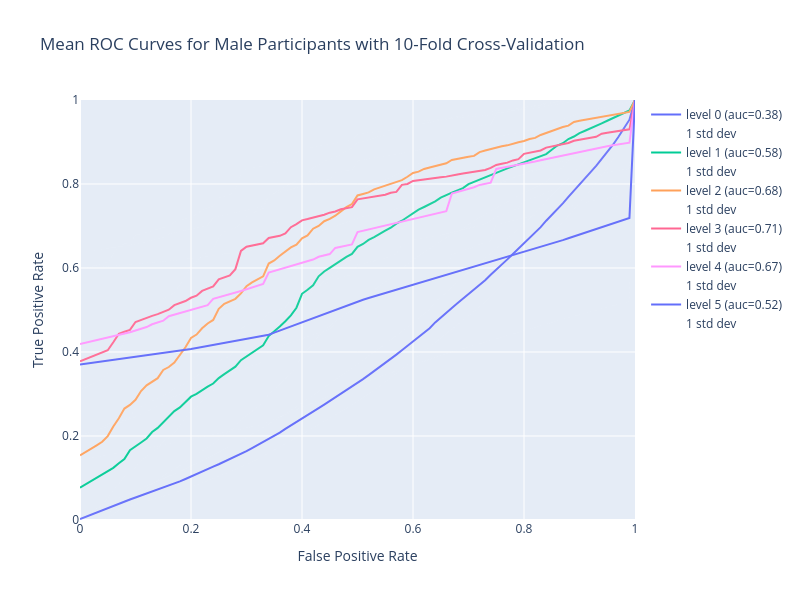
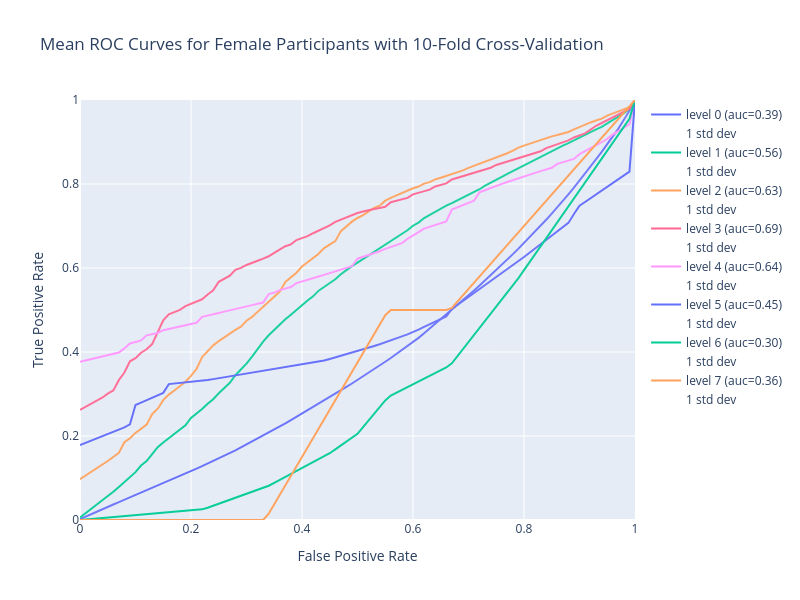

Source (notebook cell) for these figures, in order:
### Code cell
# Plot male data
fig_male = go.Figure()

aucs_by_level = defaultdict(list)

for lvl in MALE_k_likelihoods_by_level_by_tree_by_person:

    # Store ROC values for each level to compute mean and thresholds
    tprs = []
    aucs = []
    mean_fpr = np.linspace(0, 1, 101)

    for tp_idx in range(len(MALE_k_likelihoods_by_level_by_tree_by_person[lvl])):
        this_level_this_tree_aucs = []
        y_prob = MALE_k_likelihoods_by_level_by_tree_by_person[lvl][tp_idx]
        y_test = MALE_k_actual_accuracies_by_level_by_tree_by_person[lvl][tp_idx]
        
        # gonna be illegal to do ROC
        if len(y_test) == 0 or len(set(y_test)) == 1:
            continue

        fpr, tpr, _ = roc_curve(y_test, y_prob)
        roc_auc = roc_auc_score(y_test, y_prob)
        aucs.append(roc_auc)
        this_level_this_tree_aucs.append(roc_auc)

        # Interpolate TPRs over the mean FPR
        tpr_interp = np.interp(mean_fpr, fpr, tpr)
        tprs.append(tpr_interp)

        if len(this_level_this_tree_aucs) > 0:
            aucs_by_level[lvl].append(np.mean(this_level_this_tree_aucs))
    
    if len(tprs) == 0: continue

    # Calculate the mean and standard deviation of the TPRs
    mean_tpr = np.mean(tprs, axis=0)
    std_tpr = np.std(tprs, axis=0)

    # Calculate the upper and lower bounds of the shaded area (mean ± 1 std dev)
    tpr_upper = np.minimum(mean_tpr + .5*std_tpr, 1)
    tpr_lower = np.maximum(mean_tpr - .5*std_tpr, 0)   

    # Plot mean ROC curve
    fig_male.add_trace(go.Scatter(
        x=mean_fpr, y=mean_tpr,
        mode='lines',
        line=dict(width=2),
        name=f"level {lvl} (auc={np.mean(aucs):0.2f})"
    ))

    # Plot the shadow (error band)
    fig_male.add_trace(go.Scatter(
        x=np.concatenate([mean_fpr, mean_fpr[::-1]]),
        y=np.concatenate([tpr_upper, tpr_lower[::-1]]),
        fill='toself',
        opacity=0.05,
        line=dict(color='rgba(255,255,255,0)'),
        hoverinfo="skip",
        name='1 std dev'
    ))

# Customize layout
fig_male.update_layout(
    title=f"Mean ROC Curves for Male Participants with {K_FOLD}-Fold Cross-Validation",
    xaxis_title="False Positive Rate",
    yaxis_title="True Positive Rate", 
    xaxis=dict(range=[0, 1]),
    yaxis=dict(range=[0, 1]),
    showlegend=True,
    width=800,
    height=600
)

# Show male plot
fig_male.show()

# Plot female data 
fig_female = go.Figure()

aucs_by_level = defaultdict(list)

for lvl in FEMALE_k_likelihoods_by_level_by_tree_by_person:

    # Store ROC values for each level to compute mean and thresholds
    tprs = []
    aucs = []
    mean_fpr = np.linspace(0, 1, 101)

    for tp_idx in range(len(FEMALE_k_likelihoods_by_level_by_tree_by_person[lvl])):
        this_level_this_tree_aucs = []
        y_prob, y_test = FEMALE_k_likelihoods_by_level_by_tree_by_person[lvl][tp_idx], \
                                  FEMALE_k_actual_accuracies_by_level_by_tree_by_person[lvl][tp_idx]
        
        # gonna be illegal to do ROC
        if len(y_test) == 0 or len(set(y_test)) == 1:
            continue

        fpr, tpr, _ = roc_curve(y_test, y_prob)
        roc_auc = roc_auc_score(y_test, y_prob)
        aucs.append(roc_auc)
        this_level_this_tree_aucs.append(roc_auc)

        # Interpolate TPRs over the mean FPR
        tpr_interp = np.interp(mean_fpr, fpr, tpr)
        tprs.append(tpr_interp)

        if len(this_level_this_tree_aucs) > 0:
            aucs_by_level[lvl].append(np.mean(this_level_this_tree_aucs))
    
    if len(tprs) == 0: continue

    # Calculate the mean and standard deviation of the TPRs
    mean_tpr = np.mean(tprs, axis=0)
    std_tpr = np.std(tprs, axis=0)

    # Calculate the upper and lower bounds of the shaded area (mean ± 1 std dev)
    tpr_upper = np.minimum(mean_tpr + .5*std_tpr, 1)
    tpr_lower = np.maximum(mean_tpr - .5*std_tpr, 0)   

    # Plot mean ROC curve
    fig_female.add_trace(go.Scatter(
        x=mean_fpr, y=mean_tpr,
        mode='lines',
        line=dict(width=2),
        name=f"level {lvl} (auc={np.mean(aucs):0.2f})"
    ))

    # Plot the shadow (error band)
    fig_female.add_trace(go.Scatter(
        x=np.concatenate([mean_fpr, mean_fpr[::-1]]),
        y=np.concatenate([tpr_upper, tpr_lower[::-1]]),
        fill='toself',
        opacity=0.05,
        line=dict(color='rgba(255,255,255,0)'),
        hoverinfo="skip",
        name='1 std dev'
    ))

# Customize layout
fig_female.update_layout(
    title=f"Mean ROC Curves for Female Participants with {K_FOLD}-Fold Cross-Validation",
    xaxis_title="False Positive Rate",
    yaxis_title="True Positive Rate",
    xaxis=dict(range=[0, 1]),
    yaxis=dict(range=[0, 1]),
    showlegend=True,
    width=800,
    height=600
)

# Show female plot
fig_female.show()
